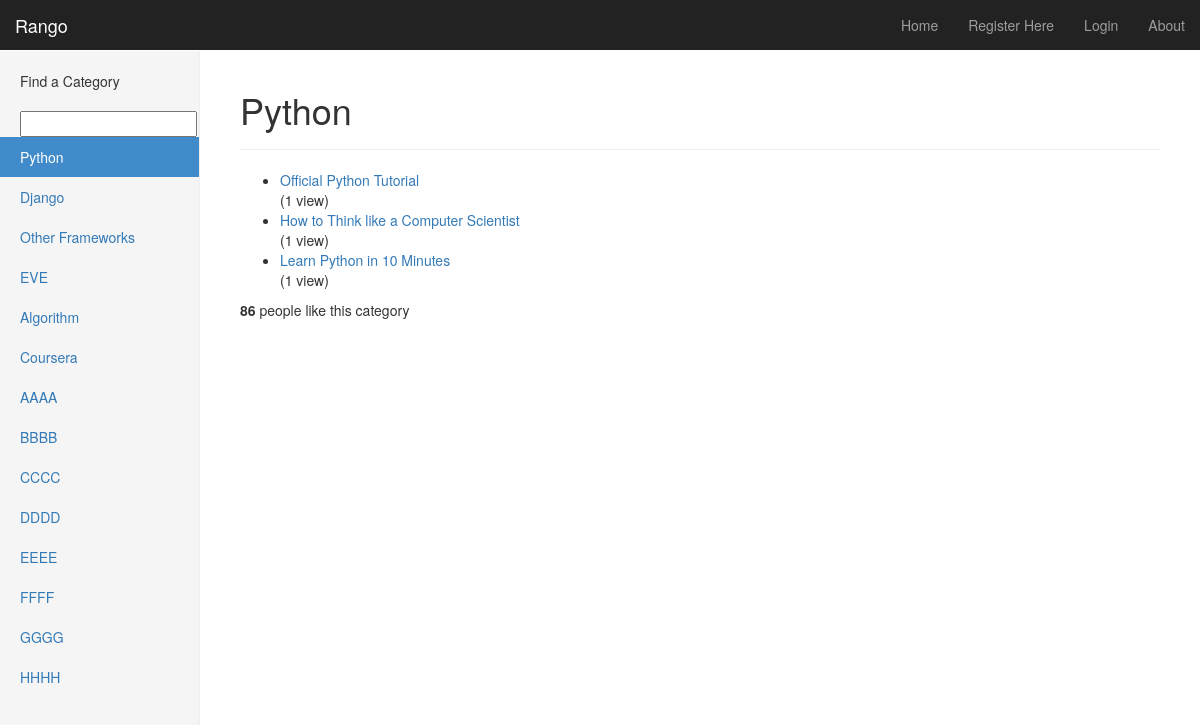
/rango/category/python/, run on the app's committed database.
### rango/models.py (models this page shows, shortened)
class Category(models.Model):
    name = models.CharField(max_length=128, unique=True)
    views = models.IntegerField(default=0)
    likes = models.IntegerField(default=0)
    slug = models.SlugField()

class Page(models.Model):
    category = models.ForeignKey(Category)
    title = models.CharField(max_length=128)
    url = models.URLField()
    views = models.IntegerField(default=0)

### rango/views.py (the view)
# urls.py: url(r'^category/(?P<category_name_slug>[\w\-]+)/add_page/$', views.add_page, name='add_page'),
def category(request, category_name_slug):
    context_dict = {}
    try:
        category = Category.objects.get(slug=category_name_slug)
        context_dict['category_name'] = category.name
        pages = Page.objects.filter(category=category).order_by('-views')
        context_dict['pages'] = pages
        context_dict['category'] = category
        context_dict['category_name_slug'] = category_name_slug
    except Category.DoesNotExist:
        pass
    return render(request, 'rango/category.html', context_dict)

### rango/templatetags/rango_extras.py (called while the page is built)
@register.inclusion_tag('rango/cats.html')
def get_category_list(cat=None):
    return {'cats': Category.objects.all(), 'act_cat': cat}

### templates/rango/category.html (shortened to what this page needs)
{% extends 'rango/base.html' %}
{% load staticfiles %}
{% block body_block %}
    <div class="page-header">
    <h1>{{ category_name }}</h1>
    </div>
    <div>
    {% if category %}
        {% if pages %}
        <ul>
                {% for page in pages %}
                <li><a href="{% url 'goto' %}?page_id={{page.id}}">{{ page.title }}</a></li>
                 {% if page.views > 1 %}
                 ({{ page.views }} views)
                 {% elif page.views == 1 %}
                 ({{ page.views }} view)
                 {% endif %}
                {% endfor %}
                </ul>
        {% else %}
                <strong>No pages currently in category.</strong>
                {% endif %}
        {% else %}
                 The specified category {{ category_name }} does not exist!
    {% endif %}
    <p>
    <strong id="like_count">{{ category.likes }}</strong> people like this category
    </p>
    </div>
{% endblock %}

### templates/rango/cats.html
{% if cats %}
    <ul class="nav nav-sidebar">
    {% for c in cats %}
        {% if c == act_cat %}<li class="active">{% else %}<li>{% endif %}
            <a href="{% url 'category'  c.slug %}">{{ c.name }}</a></li>
    {% endfor %}
{% else %}
    <li> <strong >There are no category present.</strong></li>
    </ul>
{% endif %}

### static/css/dashboard.css (style rules this page uses)
body { padding-top: 50px; }
.nav-sidebar { margin-right: -21px; margin-bottom: 20px; margin-left: -20px; }
.nav-sidebar > li > a { padding-right: 20px; padding-left: 20px; }
.nav-sidebar > .active > a, .nav-sidebar > .active > a:hover, .nav-sidebar > .active > a:focus { color: #fff; background-color: #428bca; }
.main .page-header { margin-top: 0; }

### data on the page
Category: name "Python", likes "86"
Category: name "Django"
Category: name "Other Frameworks"
Category: name "EVE"
Category: name "Algorithm"
Category: name "Coursera"
Category: name "AAAA"
Category: name "BBBB"
Category: name "CCCC"
Category: name "DDDD"
Category: name "EEEE"
Category: name "FFFF"
Category: name "GGGG"
Category: name "HHHH"
Page: title "Official Python Tutorial", views "1"
Page: title "How to Think like a Computer Scientist", views "1"
Page: title "Learn Python in 10 Minutes", views "1"
